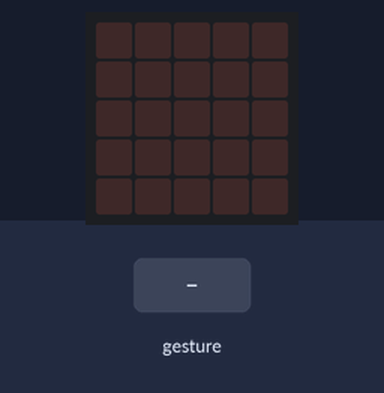
This program was run on a simulated Calliope mini (MakeCode). Shown: the board's 5×5 LED display. The test bench sets the inputs (shaded band). Random numbers come from a fixed seed; a tilt is held for 1.5 s and a shake lasts 1 s, then the board lies face up again.

Above: at 1.2 s.
1.3 s: gesture 'shake'
At 1.9 s:
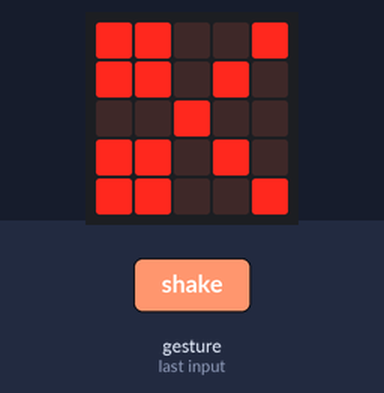
3.0 s: gesture 'shake'
At 4.4 s:
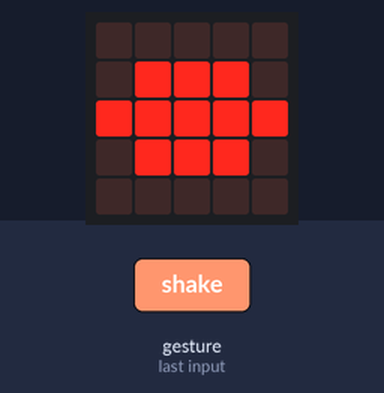
Timing chart, 0 to 6.0 s (numbered marks = the images above; inputs shaded):
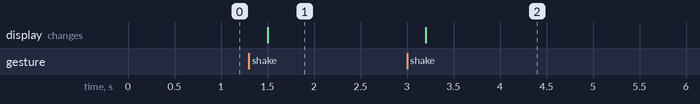

Measured:
- after the input at 1.3 s, the display: changes after 0.20 s (image 1)
- after the input at 3.0 s, the display: changes after 0.20 s (image 2)

The program:

main.ts
```typescript
let Zufall = 0
input.onGesture(Gesture.Shake, function () {
    Zufall = randint(1, 3)
    if (Zufall == 1) {
        basic.showLeds(`
            # # . . #
            # # . # .
            . . # . .
            # # . # .
            # # . . #
            `)
    } else if (Zufall == 2) {
        basic.showLeds(`
            . . . . .
            . . . # #
            . . # . .
            # # . . .
            . . . . .
            `)
    } else {
        basic.showLeds(`
            . . . . .
            . # # # .
            # # # # #
            . # # # .
            . . . . .
            `)
    }
})
```

test.ts
```typescript
// Hier kann man Tests durchführen; diese Datei wird nicht kompiliert, wenn dieses Paket als Erweiterung verwendet wird.
```
